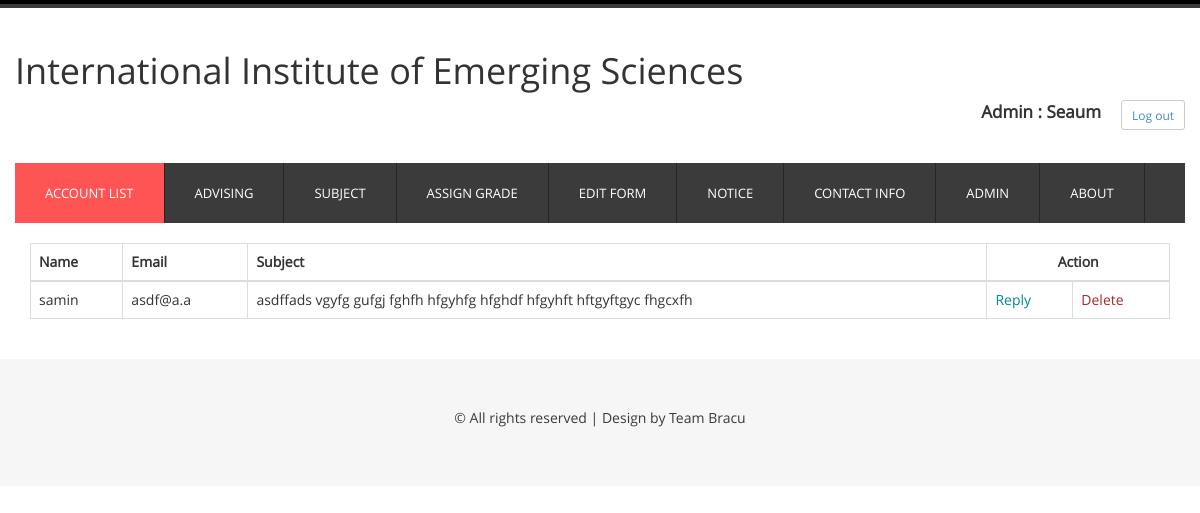
The app's page /includes/contactAdmin.php (signed in) with its own data.
### tables this page shows
CREATE TABLE `contact` (
  `coId` int(4) NOT NULL,
  `name` varchar(100) NOT NULL,
  `emai` varchar(100) NOT NULL,
  `subject` text NOT NULL
);

### includes/contactAdmin.php (the view, shortened to what this page needs)
<?php
include_once('database.php');
include_once 'admin-header.php';
?>
<head>
</head>
<div class="container" style="font-size: 14px; margin-top: 20px;margin-bottom: 20px">
    <div class="row">
        <div class="col-lg-12">
            <table class="table table-bordered" style width="100%">
                <thead>
                    <tr>
                        <th>Name</th>
                        <th>Email</th>
                        <th>Subject</th>
                        <th colspan="2" style = "text-align:center;"
                        </th>Action</th>
                    </tr>
                </thead>
                <?php
                $query = "SELECT * FROM contact" ;
                $result = mysqli_query($conn, $query);
                while ($subject = mysqli_fetch_assoc($result)){
                    ?>
                    <tr>
                        <td><?php echo $subject['name']; ?></td>
                        <td><?php echo $subject['emai']; ?></td>
                        <td><?php echo $subject['subject']; ?></td>
                        <td>
                            <a
                                style="color:DarkCyan" href="mailAdmin.php?coId=<?php echo $subject['coId']?>">Reply
                            </a>
                        </td>
                        <td>
                            <a style="color:brown" title="Delete"  href="contactAdmin.php?act=del&nid=<?php echo $subject['coId'] ?>">Delete
                            </a>
                        </td>
                    </tr>
                <?php
                }
                ?>
            </table>
        </div>
    </div>
</div>
<?php
include_once('footer.php');
?>

### css/style.css (style rules this page uses)
body { font-family: 'open_sansregular'; background:#ffffff; font-size: 100%; }

### records on screen
contact: name "samin", emai "asdf@a.a", subject "asdffads vgyfg gufgj fghfh hfgyhfg hfghdf hfgyhft hftgyftgyc fhgcxfh"

### other values on screen
$_SESSION['adminName'] "Seaum"
